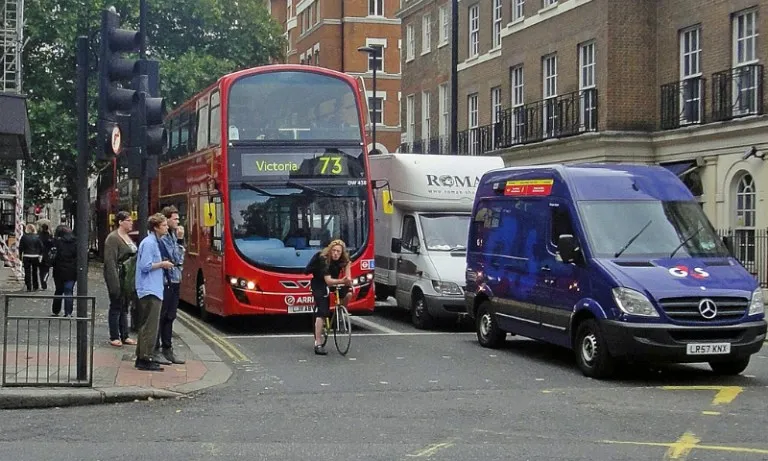
#> input picture Deep Learning/Object Detection/images/street01.webp, 768 x 461 px, given in place of street01.jpg, which was not available
$ jupyter execute ss_K_Means,_MeanShift.ipynb   (text cells are left out)
#> lines starting #> are read from the running program, lines starting #| are printed output that depends on the picture; pictures that were not available may be replaced by others from this repository, and a replacement may not be noted
[cell 1]
import cv2

[cell 2]
image_path = "/content/drive/MyDrive/Colab Notebooks/Deep Learning/Semantic Segmentation/street01.jpg"
image = cv2.imread(image_path)
#> image is the input picture: shape (461, 768, 3); mean B, G, R 98.2, 97.3, 98.5
rgb_image = cv2.cvtColor(image, cv2.COLOR_BGR2RGB)

[cell 3]
pixels = rgb_image.reshape((-1, 3))

[cell 4]
from sklearn.cluster import KMeans

[cell 5]
kmeans = KMeans(n_clusters = 3, random_state = 0)
kmeans.fit(pixels)
segmented_image = kmeans.labels_.reshape(rgb_image.shape[0], rgb_image.shape[1])

[cell 6]
import numpy as np

[cell 7]
colors = np.array([[255, 0, 0],[0, 255, 0],[0, 0, 255]]) # red, green, blue

[cell 8]
colord_segmented_image = colors[segmented_image]

[cell 9]
bgr_colord_segmented_image = cv2.cvtColor(colord_segmented_image.astype(np.uint8), cv2.COLOR_RGB2BGR)
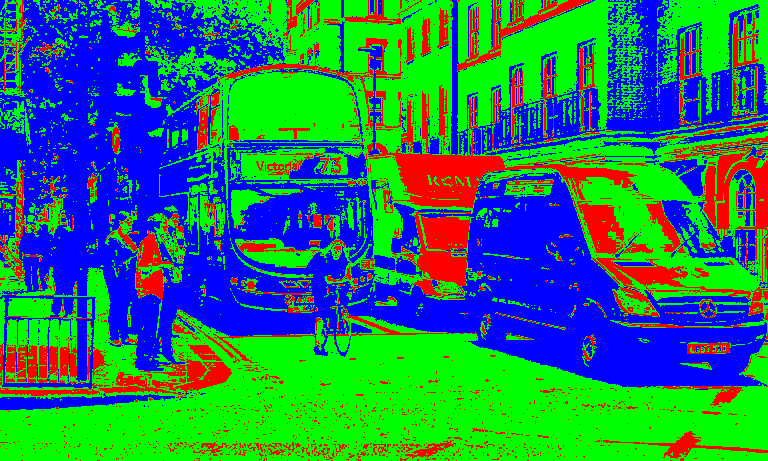
#> bgr_colord_segmented_image: shape (461, 768, 3); mean R, G, B 34.1, 121.8, 99.1

[cell 10]
from google.colab.patches import cv2_imshow
cv2_imshow(bgr_colord_segmented_image)

[cell 11]
import cv2

[cell 12]
image_path = "/content/drive/MyDrive/Colab Notebooks/Deep Learning/Semantic Segmentation/street01.jpg"
image = cv2.imread(image_path)
rgb_image = cv2.cvtColor(image, cv2.COLOR_BGR2RGB)

[cell 13]
pixels = rgb_image.reshape((-1, 3))

[cell 14]
from sklearn.cluster import estimate_bandwidth

[cell 15]
bw = estimate_bandwidth(pixels, quantile = 0.1, n_samples = 500)
#> bw = 28.85

[cell 16]
from sklearn.cluster import MeanShift

[cell 17]
ms = MeanShift(bandwidth = bw, bin_seeding = True)
ms.fit(pixels)

[cell 18]
labels = ms.labels_
segmented_image = labels.reshape(rgb_image.shape[0], rgb_image.shape[1])
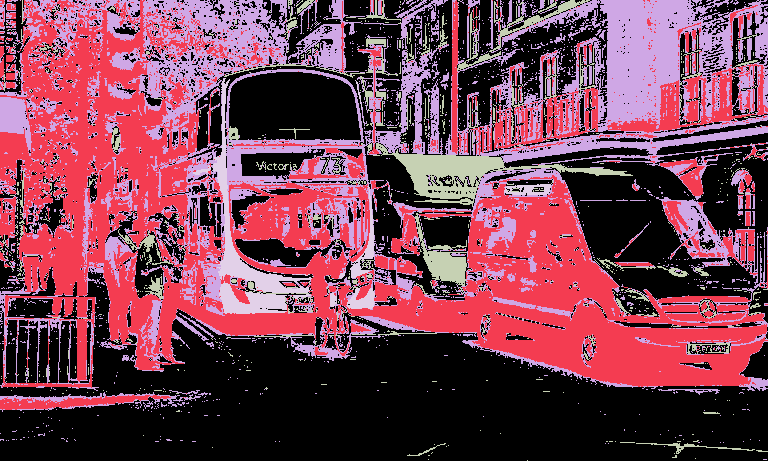
#> segmented_image: shape (461, 768) int64; 5 distinct labels, from 0 to 4; one colour per label, 0 black

[cell 19]
import numpy as np

[cell 20]
unique_labels = np.unique(labels)
#> unique_labels = [0, 1, 2, 3, 4]
colors = np.random.randint(0, 255, size = (len(unique_labels), 3))
#> colors = [[172, 47, 117], [192, 67, 251], [195, 103, 9], [211, 21, 242], [36, 87, 70]]

[cell 21]
colord_segmented_image = colors[segmented_image]
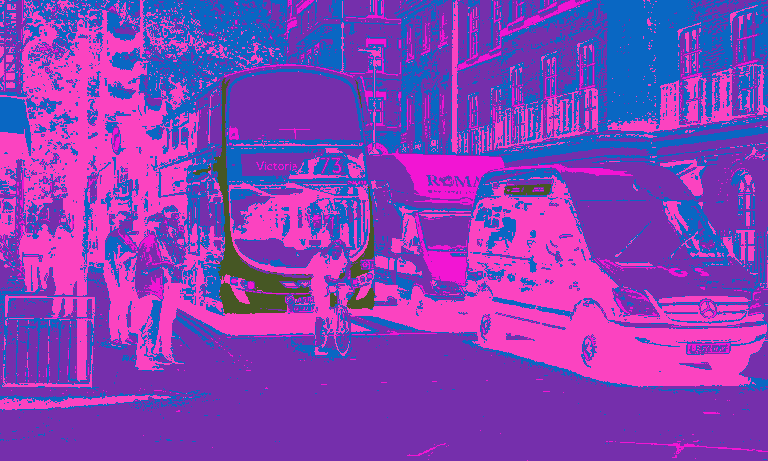
#> colord_segmented_image: shape (461, 768, 3) int64; mean of channels 0, 1, 2 181.8, 64.3, 132.7; drawn as B, G, R

[cell 22]
bgr_colord_segmented_image = cv2.cvtColor(colord_segmented_image.astype(np.uint8), cv2.COLOR_RGB2BGR)
